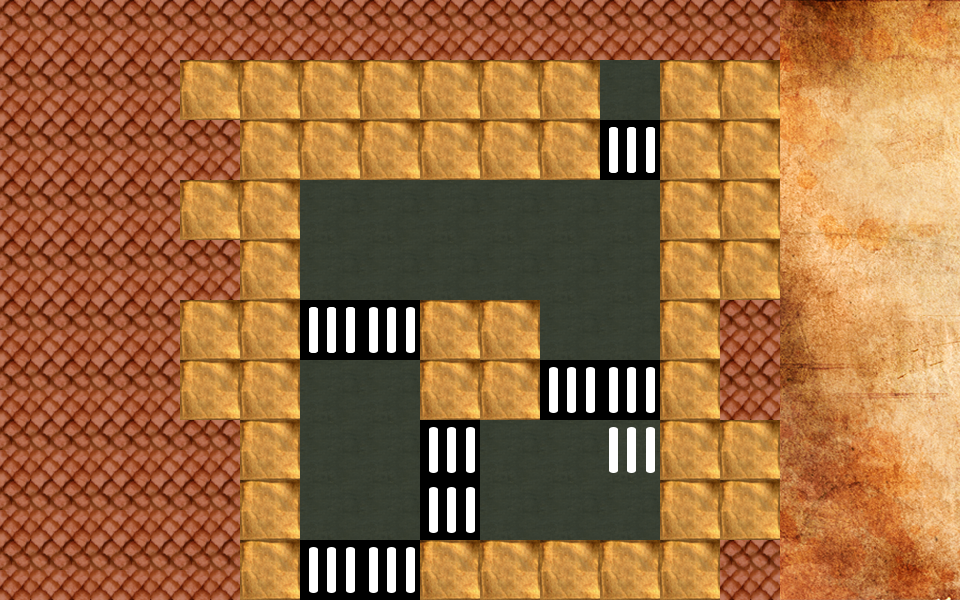

Rendered tile map (Tiled .tmx) drawn with the repository's tilesets; below, a short description and the full map source, tile grids included:
An orthogonal 16x10 tile map with 60x60 px tiles, 2 tile layers (Tile Layer 1, Tile Layer 2), 2 tilesets.

<map version="1.0" orientation="orthogonal" width="16" height="10" tilewidth="60" tileheight="60">
 <tileset firstgid="1" name="map_tiles (2)" tilewidth="60" tileheight="60">
  <image source="map/map_tiles (2).png" width="180" height="360" />
  <terraintypes>
   <terrain name="pavement" tile="0" />
   <terrain name="street" tile="3" />
   <terrain name="grass" tile="6" />
   <terrain name="pedwalk" tile="9" />
  </terraintypes>
 </tileset>
 <tileset firstgid="19" name="Map_Background" tilewidth="60" tileheight="60">
  <image source="map/Map_Background.png" width="960" height="600" />
 </tileset>
 <layer name="Tile Layer 1" width="16" height="10">
  <data encoding="csv">
7,7,7,7,7,7,7,7,7,7,7,7,7,19,20,21,
7,7,7,1,1,1,1,1,1,1,4,1,1,35,36,37,
7,7,7,7,1,1,1,1,1,1,10,1,1,51,52,53,
7,7,7,1,1,4,4,4,4,4,4,1,1,67,68,69,
7,7,7,7,1,4,4,4,4,4,4,1,1,83,84,85,
7,7,7,1,1,10,10,1,1,4,4,1,7,99,100,101,
7,7,7,1,1,4,4,1,1,10,10,1,7,115,116,117,
7,7,7,7,1,4,4,10,4,4,4,1,1,131,132,133,
7,7,7,7,1,4,4,10,4,4,4,1,1,147,148,149,
7,7,7,7,1,10,10,1,1,1,1,1,7,163,164,165
</data>
 </layer>
 <layer name="Tile Layer 2" width="16" height="10">
  <data encoding="csv">
0,0,0,0,0,0,0,0,0,0,0,0,0,0,0,0,
0,0,0,0,0,0,0,0,0,0,0,0,0,0,0,0,
0,0,0,0,0,0,0,0,0,0,10,0,0,0,0,0,
0,0,0,0,0,0,0,0,0,0,0,0,0,0,0,0,
0,0,0,0,0,0,0,0,0,0,0,0,0,0,0,0,
0,0,0,0,0,10,0,0,0,0,0,0,0,0,0,0,
0,0,0,0,0,0,0,0,0,0,0,0,0,0,0,0,
0,0,0,0,0,0,0,0,0,0,10,0,0,0,0,0,
0,0,0,0,0,0,0,0,0,0,0,0,0,0,0,0,
0,0,0,0,0,0,0,0,0,0,0,0,0,0,0,0
</data>
 </layer>
</map>